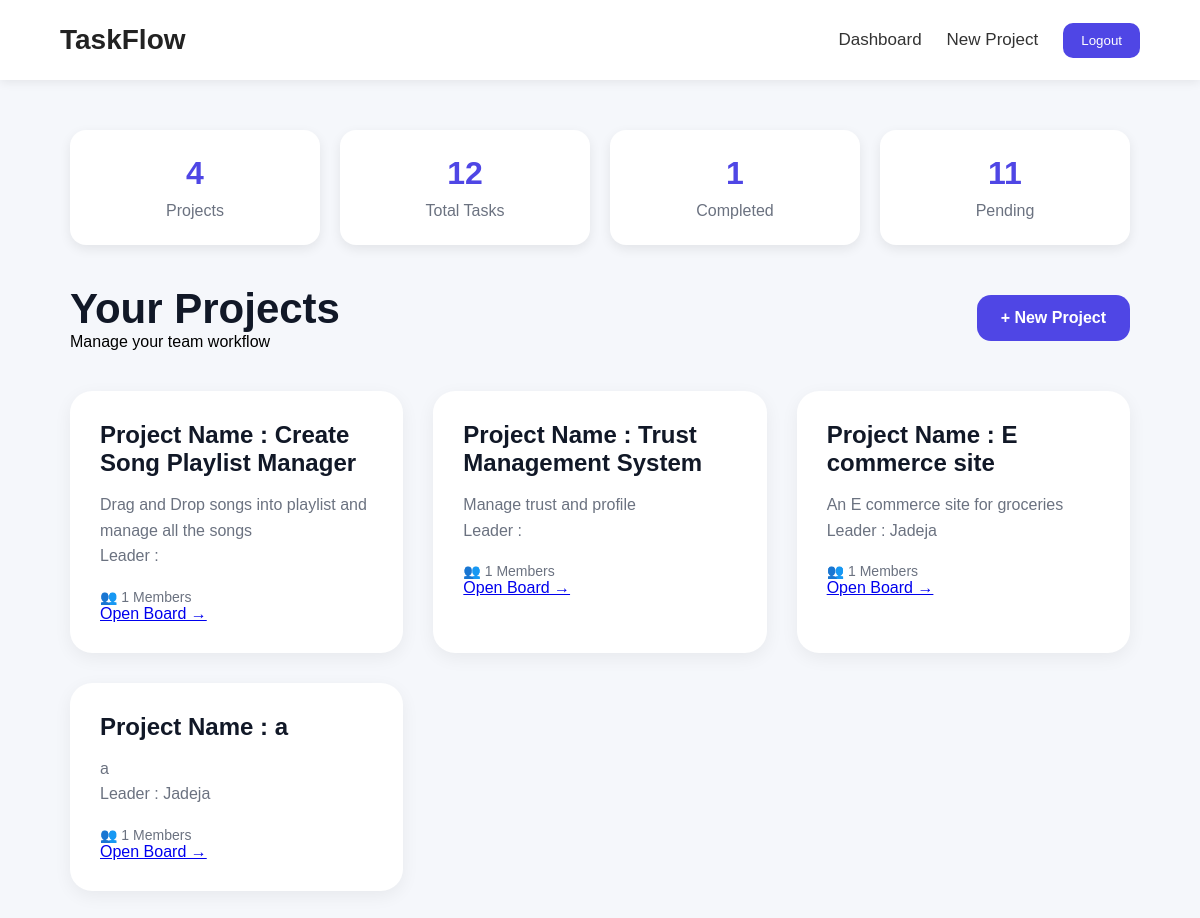
Screenshot of / (signed in) with the database file from the repository.
### app/models.py (models this page shows, shortened)
class Project(models.Model):
    name = models.CharField(
        max_length=200
    )
    description = models.TextField()
    created_by = models.ForeignKey(
        User,
        on_delete=models.CASCADE
    )
    members = models.ManyToManyField(
        User,
        related_name='projects'
    )
    created_at = models.DateTimeField(
        auto_now_add=True
    )
    leader = models.ForeignKey(
        User,
        on_delete=models.CASCADE,
        related_name='led_projects',
        null=True,
        blank=True
    )

### app/views.py (the view)
# urls.py: path('',dashboard,name='dashboard'),
@login_required
def dashboard(request):
    projects = Project.objects.filter(
        members=request.user
    )
    total_projects = projects.count()
    total_tasks = Task.objects.filter(
        project__members=request.user
    ).count()
    completed_tasks = Task.objects.filter(
        project__members=request.user,
        status='DONE'
    ).count()
    pending_tasks = total_tasks - completed_tasks
    return render(
        request,
        'dashboard.html',
        {
            'projects': projects,
            'total_projects': total_projects,
            'total_tasks': total_tasks,
            'completed_tasks': completed_tasks,
            'pending_tasks': pending_tasks
        }
    )

### app/templates/dashboard.html (shortened to what this page needs)
{% extends 'base.html' %}
{% block content %}
<div class="dashboard">
    <div class="stats-container">
        <div class="stat-card">
            <h2>{{ total_projects }}</h2>
            <p>Projects</p>
        </div>
        <div class="stat-card">
            <h2>{{ total_tasks }}</h2>
            <p>Total Tasks</p>
        </div>
        <div class="stat-card">
            <h2>{{ completed_tasks }}</h2>
            <p>Completed</p>
        </div>
        <div class="stat-card">
            <h2>{{ pending_tasks }}</h2>
            <p>Pending</p>
        </div>
    </div>
    <div class="dashboard-header">
        <div>
            <h1>
                Your Projects
            </h1>
            <p>
                Manage your team workflow
            </p>
        </div>
        <a href="/create-project"
           class="create-btn">
           + New Project
        </a>
    </div>
    <div class="projects-grid">
        {% for project in projects %}
        <div class="project-card">
            <h2>
                Project Name :
                {{ project.name }}
            </h2>
            <p>
                {{ project.description }}
            </p>
            <p>
                Leader :
                {{ project.leader.username }}
            </p>
            <div class="project-meta">
                <span>
                    👥 {{ project.members.all|length }} Members
                </span>
            </div>
            <a href="{% url 'project_board' project.id %}"
            class="open-project-btn">
            Open Board →
            </a>
        </div>
        {% endfor %}
    </div>
</div>
{% endblock %}

### app/static/style.css (style rules this page uses)
* { margin:0; padding:0; box-sizing:border-box; }
body { font-family:Arial,sans-serif; background:#f5f7fb; }
.dashboard { padding:50px 70px; }
.dashboard-header { display:flex; justify-content:space-between; align-items:center; margin-bottom:40px; }
.dashboard-header h1 { font-size:42px; color:#111827; }
.create-btn { background:#4f46e5; color:white; padding:14px 24px; border-radius:14px; text-decoration:none; font-weight:bold; transition:0.3s; }
.projects-grid { display:grid; grid-template-columns: repeat(auto-fit,minmax(320px,1fr)); gap:30px; }
.project-card { background:white; padding:30px; border-radius:22px; box-shadow:0 5px 18px rgba(0,0,0,0.06); transition:0.3s; }
.project-card h2 { margin-bottom:15px; color:#111827; }
.project-card p { color:#6b7280; line-height:1.6; }
.project-meta { margin-top:20px; color:#6b7280; font-size:14px; }
.stats-container { display:flex; gap:20px; margin-bottom:40px; }
.stat-card { flex:1; background:white; padding:25px; border-radius:16px; text-align:center; box-shadow:0 4px 12px rgba(0,0,0,0.08); }
.stat-card h2 { font-size:32px; color:#4f46e5; margin-bottom:10px; }
.stat-card p { color:#6b7280; }

### rows the page displays
Project: name "Create Song Playlist Manager", description "Drag and Drop songs into playlist and manage all the songs", members.all|length "1"
Project: name "Trust Management System", description "Manage trust and profile", members.all|length "1"
Project: name "E commerce site", description "An E commerce site for groceries", leader.username "Jadeja", members.all|length "1"
Project: name "a", description "a", leader.username "Jadeja", members.all|length "1"

### other values shown
{{ total_projects }} "4"
{{ total_tasks }} "12"
{{ completed_tasks }} "1"
{{ pending_tasks }} "11"
